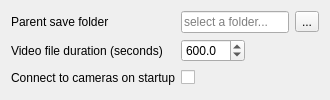
     <widget class="QWidget" name="generalTab">
      <attribute name="title">
       <string>General</string>
      </attribute>
      <layout class="QFormLayout" name="formLayout_2">
       <item row="0" column="0">
        <widget class="QLabel" name="label">
         <property name="text">
          <string>Parent save folder</string>
         </property>
        </widget>
       </item>
       <item row="0" column="1">
        <layout class="QHBoxLayout" name="horizontalLayout">
         <item>
          <widget class="QLineEdit" name="saveFolderPathLineEdit">
           <property name="readOnly">
            <bool>true</bool>
           </property>
           <property name="placeholderText">
            <string>select a folder...</string>
           </property>
          </widget>
         </item>
         <item>
          <widget class="QToolButton" name="saveFolderPathToolButton">
           <property name="toolTip">
            <string>Select a folder.</string>
           </property>
           <property name="text">
            <string>...</string>
           </property>
          </widget>
         </item>
        </layout>
       </item>
       <item row="1" column="0">
        <widget class="QLabel" name="label_2">
         <property name="text">
          <string>Video file duration (seconds)</string>
         </property>
        </widget>
       </item>
       <item row="1" column="1">
        <layout class="QHBoxLayout" name="horizontalLayout_2">
         <item>
          <widget class="QDoubleSpinBox" name="fileDurationDoubleSpinBox">
           <property name="toolTip">
            <string>Set the file duration.</string>
           </property>
           <property name="decimals">
            <number>1</number>
           </property>
           <property name="minimum">
            <double>10.000000000000000</double>
           </property>
           <property name="maximum">
            <double>3600.000000000000000</double>
           </property>
           <property name="value">
            <double>600.000000000000000</double>
           </property>
          </widget>
         </item>
         <item>
          <spacer name="horizontalSpacer">
           <property name="orientation">
            <enum>Qt::Horizontal</enum>
           </property>
           <property name="sizeHint" stdset="0">
            <size>
             <width>40</width>
             <height>20</height>
            </size>
           </property>
          </spacer>
         </item>
        </layout>
       </item>
       <item row="2" column="0">
        <widget class="QLabel" name="label_3">
         <property name="text">
          <string>Connect to cameras on startup</string>
         </property>
        </widget>
       </item>
       <item row="2" column="1">
        <layout class="QHBoxLayout" name="horizontalLayout_3">
         <item>
          <widget class="QCheckBox" name="connectOnStartupCheckBox">
           <property name="toolTip">
            <string>Connect to defined cameras when application starts.</string>
           </property>
           <property name="text">
            <string/>
           </property>
          </widget>
         </item>
         <item>
          <spacer name="horizontalSpacer_2">
           <property name="orientation">
            <enum>Qt::Horizontal</enum>
           </property>
           <property name="sizeHint" stdset="0">
            <size>
             <width>40</width>
             <height>20</height>
            </size>
           </property>
          </spacer>
         </item>
        </layout>
       </item>
      </layout>
     </widget>
